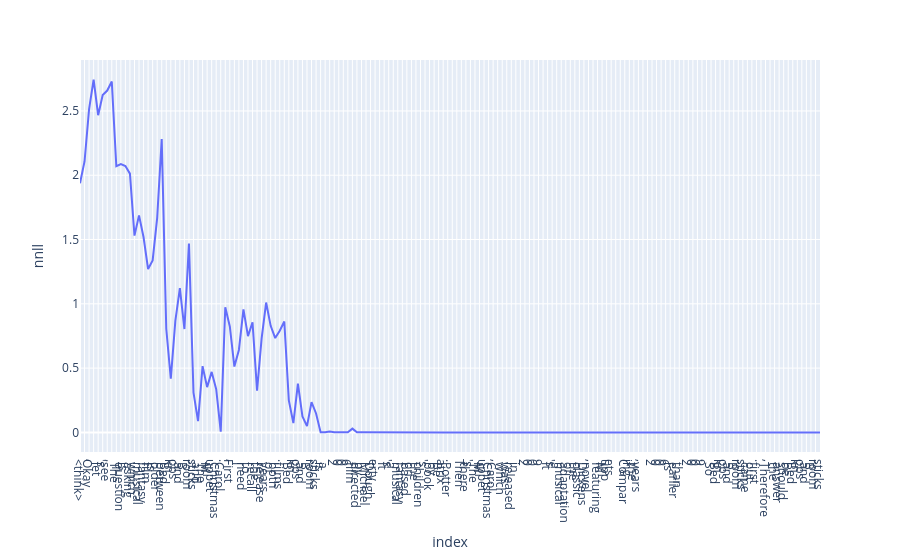

This figure's notebook cell:
### Code cell
fig = px.line(nnll_df, y='nnll', custom_data=['token', 'logprob'], )
fig.update_traces(hovertemplate=(
    "<b>NNLL:</b> %{y:.4f}<br>"
    "<b>Logprob:</b> %{customdata[1]}<br>"
    "<b>Span:</b> %{customdata[0]}<extra></extra>"
))

fig.update_xaxes(
    tickvals=list(range(0, len(nnll_df))),
    ticktext=nnll_df['token'].tolist()
)

### Figure 1 — Plotly figure (JSON) as saved in the notebook; plotly's stock layout.template omitted (floating-point values rounded to 4 significant figures; data arrays with more than 128 entries replaced by an {"elided": "..."} marker saying what was removed)
{"data": [{"customdata": {"elided": "164x2 mixed values"}, "hovertemplate": "<b>NNLL:</b> %{y:.4f}<br><b>Logprob:</b> %{customdata[1]}<br><b>Span:</b> %{customdata[0]}<extra></extra>", "legendgroup": "", "line": {"color": "#636efa", "dash": "solid"}, "marker": {"symbol": "circle"}, "mode": "lines", "name": "", "orientation": "v", "showlegend": false, "type": "scatter", "x": {"elided": "164 int values"}, "xaxis": "x", "y": {"elided": "164 float values"}, "yaxis": "y"}], "layout": {"legend": {"tracegroupgap": 0}, "margin": {"t": 60}, "xaxis": {"anchor": "y", "domain": [0, 1], "ticktext": {"elided": "164 str values"}, "tickvals": {"elided": "164 int values"}, "title": {"text": "index"}}, "yaxis": {"anchor": "x", "domain": [0, 1], "title": {"text": "nnll"}}}}
